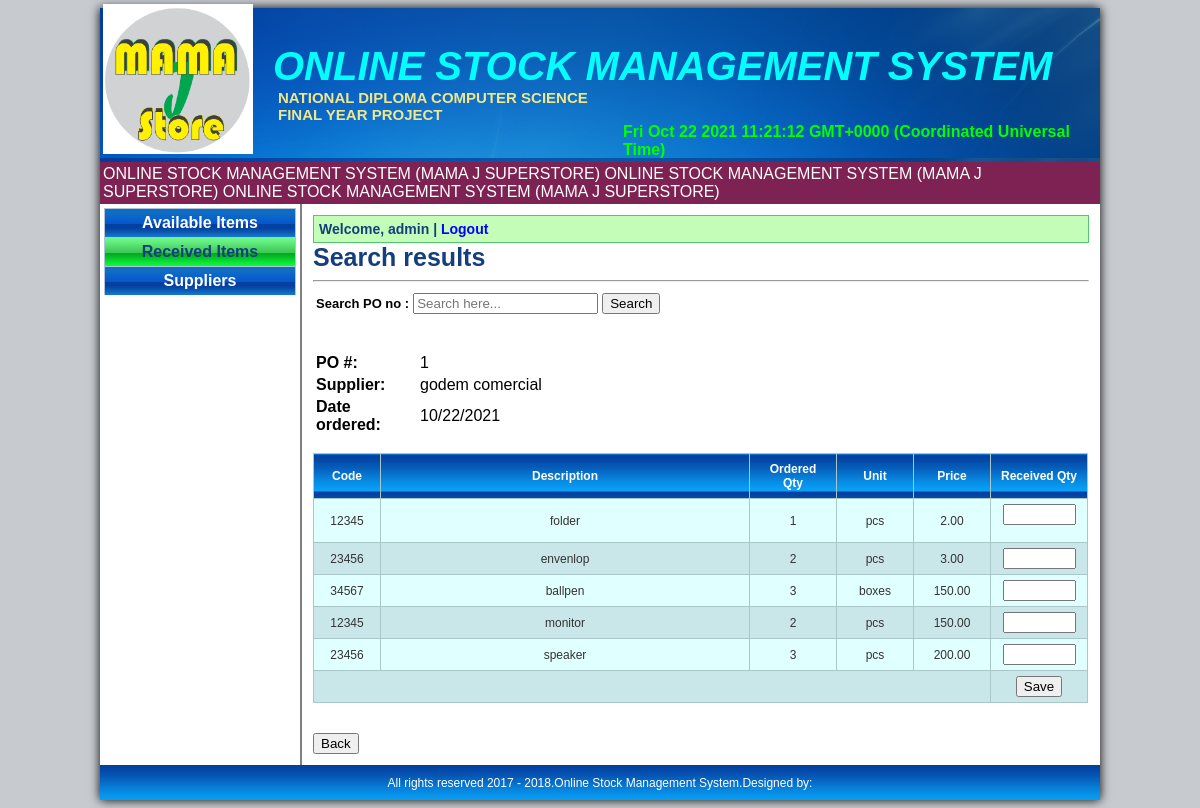
The page /auth_search_order.php (signed in) on the database its author committed.
### tables this page shows
CREATE TABLE `purchase_item` (
  `po_id` int(11) NOT NULL,
  `item_code` int(20) NOT NULL,
  `item_name` varchar(100) NOT NULL,
  `supplier_name` varchar(50) NOT NULL,
  `ord_qty` int(255) NOT NULL,
  `unit` varchar(10) NOT NULL,
  `price` int(11) NOT NULL,
  `total` int(11) NOT NULL,
  `ord_date` varchar(50) NOT NULL,
  `status` varchar(50) NOT NULL
);

### includes/get_username.php (called while the page is built, shortened)
<?php
if(isset($_SESSION['id']))
	{
		$username=$_SESSION['username'];
	}
else
	{
		header("location:index.php");
	}
?>

### auth_search_order.php (the view, shortened to what this page needs)
<?php require_once('includes/header.php');?>
<?php require_once('includes/connection.php');?>
<?php include('includes/get_username.php');?>
	<table id="sidebar">
			<tr id="navbox">
				<td>
					<ul id="nav">
						<li><a href="auth_available_item.php">Available Items</a></li>
						<li><a href="auth_received_item.php"class="current">Received Items</a></li>
						<li><a href="auth_supplier.php">Suppliers</a></li>
					</ul>
				</td>
			</tr>
	</table>
	<table id="contentbox">
			<tr>
				<td id="content">
				<div class="name">Welcome, <b><?php echo $username; ?></b> | <a href="logout.php">Logout</a></div>
					<div class="label">Search results</div>
					<hr />
					<form name="formsearch" method="post" onsubmit="return validateForm()" action="auth_search_order.php">
						<table>
							<tr>
								<td class="search">Search PO no :</td>
								<td><input type="text" name="search" placeholder="Search here..." /></td>
								<td><input type="submit" value="Search" style="cursor:pointer;"/></td>
							</tr>
						</table>
					</form><br />
					<div id="add_supplierform">
						<table>
							<tr>
								<td><b>PO #:</b></td>
								<td><?php
									$search=$_POST["search"];
									$query="select * from purchase_item where po_id like '%$search%'limit 1";
									$result=mysqli_query($con,$query);
									while($row = mysqli_fetch_array($result))
									{
									echo $row["po_id"];
									}
									?>
								</td>
							</tr>
							<tr>
								<td><b>Supplier:</b></td>
								<td><?php
									$search=$_POST["search"];
									$query="select * from purchase_item where po_id like '%$search%'limit 1";
									$result=mysqli_query($con,$query);
									while($row = mysqli_fetch_array($result))
									{
									echo $row["supplier_name"];
									}
									?>
								</td>
							</tr>
							<tr>
								<td width="100"><b>Date ordered:</b></td>
								<td><?php echo date("m/d/Y"); ?></td>
							</tr>
						</table>
						<br />
						<?php
							function formatMoney($number, $fractional=false) {
								if ($fractional) {
									$number = sprintf('%.2f', $number);
								}
								while (true) {
									$replaced = preg_replace('/(-?\d+)(\d\d\d)/', '$1,$2', $number);
									if ($replaced != $number) {
										$number = $replaced;
									} else {
										break;
									}
								}
								return $number;
							}
						?>
						<table class="inventory_table" id="alternatecolor">
								<tr>
									<th width="50">Code</th>
									<th>Description</th>
									<th width="70">Ordered Qty</th>
									<th width="60">Unit</th>
									<th width="60">Price</th>
									<th width="80">Received Qty</th>
								</tr>
								<?php
								$search=$_POST["search"];
								$query="select * from purchase_item where po_id like '%$search%'";
								$result=mysqli_query($con,$query);
								while($row = mysqli_fetch_array($result))
								{
								echo '<tr>';
								echo '<td>'. $row["item_code"] .'</td>';
								echo '<td>'. $row["item_name"] .'</td>';
								echo '<td>'. $row["ord_qty"] .'</td>';
								echo '<td>'. $row["unit"] .'</td>';
								echo '<td>';
								$p=$row['price'];
								echo formatMoney($p, true);'</td>';
								echo '<td>'. '
								<form name="form" method="POST" action="save_qty.php">
								<input type="hidden" name="item_id" />
								<input type="text" size="6px" name="rec_qty[]" />
								'.'</td>';
								echo '</tr>';
								}
								echo '<tr>';
								echo '<td colspan="5" style="text-align:right;"></td>';
								echo '<td>'.'<input name="submit" type="submit" style="cursor:pointer;" value="Save" />'.'</td>';
								echo '</tr>';
								?>
							</table><br />
					<p class="add">
						<a href="auth_received_item.php"><input type="Button" name="Btnadd" style="cursor:pointer;" value="Back"></a>
					</p>
				</td>
			</tr>
	</table>
<?php require('includes/footer.php');?>

### mainstyle.css (style rules this page uses)
body { background-color:#c7cbcf; }
#sidebar { float:left; width:200px; }
#navbox { height:0px; }
#contentbox { background-color:#ffffff; width:800px; border-left:2px solid gray; }
#content { padding:9px; }
#nav,#nav ul { list-style:none; padding:1px; margin-top:-0px; }
#nav li { width:192px; }
#nav a { border-right:1px solid #B0C4DE; border-top:1px solid #B0C4DE; border-left:1px solid #B0C4DE; display:block; background-image:url(image/nav.png); color:white; text-decoration:none; text-align:center; padding:5px; font-family:arial; font-weight:bold; }
#nav a.current { background-image:url(image/currentbg.png); color:#153E7E; font-weight:bold; }
.name { border:1px solid #54C571; padding:5px; font-family:arial; background-color:#C3FDB8; font-size:14px; font-weight:bold; color:#153E7E; }
.name a { color:blue;text-decoration:none;font-weight:bold; }
.add a { text-decoration:none }
.label { font-family:arial; font-size:25px;font-weight:bold;color:#153E7E; }
.search { text-align:right;font-family:arial; font-size:13px;font-weight:bold; }
table.inventory_table { font-family:sans-serif; font-size:12px; color:#333333; border-width: 1px; border-color: #a9c6c9; border-collapse: collapse; width:775px; }
table.inventory_table th { background-image:url(image/header.png); color:#fff; border-width: 1px; padding: 8px; border-style: solid; border-color: #a9c6c9; }
table.inventory_table td { border-width: 1px; padding: 5px; border-style: solid; border-color: #a9c6c9; text-align:center; }
.oddrowcolor { background-color:#E0FFFF; }
.evenrowcolor { background-color:#c9e7e9; }
#add_supplierform { font-family : Arial, sans-serif; font-size:14px; }

### rows shown on the page
purchase_item: po "1", supplier_name "godem comercial", item_code "12345", item_name "folder", ord_qty "1", unit "pcs", price "2.00"
purchase_item: item_code "23456", item_name "envenlop", ord_qty "2", unit "pcs", price "3.00"
purchase_item: item_code "34567", item_name "ballpen", ord_qty "3", unit "boxes", price "150.00"
purchase_item: item_code "12345", item_name "monitor", ord_qty "2", unit "pcs", price "150.00"
purchase_item: item_code "23456", item_name "speaker", ord_qty "3", unit "pcs", price "200.00"

### other values the page prints
$username "admin"
